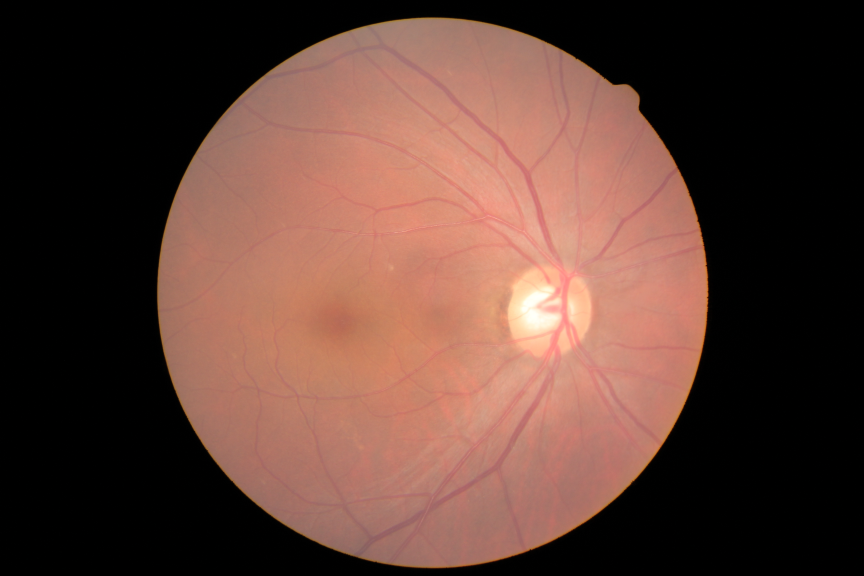
#> input picture dataset/1_normal/NL_094.png, 2592 x 1728 px (shown at 1/3 size); its folder holds only this picture in this run
$ jupyter execute --allow-errors Channel_diagram.ipynb   (older library calls are emulated)
#> lines starting #> are read from the running program, lines starting #| are printed output that depends on the picture; after the words box and inside, x2 and y2 are one past the last pixel; in counts of white or black regions, pixels touching at a corner belong together
[cell 1]
import warnings

warnings.filterwarnings('ignore')

from sklearn.model_selection import train_test_split
from tqdm import tqdm
import imgaug as ia
import imgaug.augmenters as iaa

import numpy as np
import matplotlib.pyplot as plt
import seaborn as sns
from skimage import io
import skimage
import os
from skimage.color import rgb2hsv
from skimage.color import rgb2gray
import scipy.misc
import imageio
import pandas as pd
from skimage.filters.rank import entropy
from skimage.morphology import disk
from skimage import img_as_ubyte
import cv2
from scipy import ndimage
from sklearn.utils import resample
import itertools

[cell 2]
DATASET_PATH = r"../dataset/"
IMAGE_WIDTH = 128
IMAGE_HEIGHT = 128
EPOCHS = 30
BATCH_SIZE = 32
SEED = 42
dataset_folders = []  # to keep main folder names
total = 0
print(f"There are {len(os.listdir(DATASET_PATH))} folder in dataset.")
for path in sorted(os.listdir(DATASET_PATH)):
    print(f"\t-There are {len(os.listdir(DATASET_PATH + path))} images in {path} folder.")
    total += len(os.listdir(DATASET_PATH + path))  # add element size of the current folder to total variable
    dataset_folders.append(DATASET_PATH + path)  # add current folder path to dataset_folders
#> pass 2 of the loop `for path in sorted(os.listdir(DATASET_PATH)):`:

# Create an empty dataframe
df = pd.DataFrame(0,
                  columns=['paths',
                           'class_label'],
                  index=range(total))
# store each image path in the dataframe
# class labels -> 0:Normal 1:Cataract 2:Glaucoma 3:RetinaDisease
i = 0
for p, path in enumerate(dataset_folders):  # main folders
    for sub_path in sorted(os.listdir(path)):  #images
        df.iloc[i, 0] = path + "/" + sub_path
        df.iloc[i, 1] = p
        i += 1
#> pass 2 of the loop `for p, path in enumerate(dataset_folders):`:
# Display some examples for the created DataFrame
# print(df.sample(frac=1, random_state=SEED).head(10))
#> (the rest of this cell did not finish here and is left out)

[cell 3]
def create_dataset(df):
    # Creating dataset
    images = []
    labels = []
    index = 0
    for path in tqdm(df['paths']):
        #According to parameter, we apply some preprocesses here. default=0
        img = cv2.imread(path)  #read image from file
#> img is the input picture: shape (1728, 2592, 3); mean B, G, R 53.6, 62.7, 93.3
        img= cv2.cvtColor(img,cv2.COLOR_BGR2RGB)
        label = [0, 0, 0, 0]
        label[df.iloc[index]["class_label"]] += 1
        index += 1
        images.append(img)
        labels.append(label)
#> pass 2 of the loop in create_dataset, `for path in tqdm(df['paths']):`:
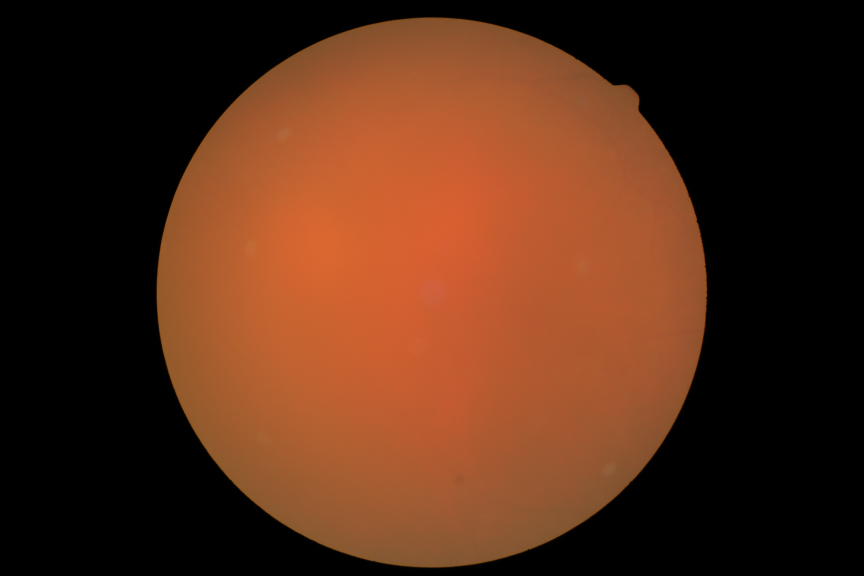
#> input picture dataset/2_cataract/cataract_010.png, 2592 x 1728 px (shown at 1/3 size)
#> in create_dataset, img is the input picture: shape (1728, 2592, 3); mean B, G, R 23.3, 43.9, 83.8
    images = np.array(images)
    labels = np.array(labels)
    return images, labels

[cell 4]
# Creating dataset and split the data
images, labels = create_dataset(df)
#> labels = [[1, 0, 0, 0], [0, 1, 0, 0]]
labels_names = ["Normal", "Cataract", "Glaucoma", "Retina Disease"]

[cell 5]
red = cv2.calcHist(images,[0],None,[256],[0,256])
#> red = 256 values, max 1792538 at index 0, min 80 at index 89, mean 17496
green = cv2.calcHist(images,[1],None,[256],[0,256])
#> green = 256 values, max 1689249 at index 0, min 100 at index 56, mean 17496
blue = cv2.calcHist(images,[2],None,[256],[0,256])
#> blue = 256 values, max 1732348 at index 0, min 0 at index 251, mean 17496

[cell 6]
plt.plot(red,color='r')
plt.plot(green,color='g')
plt.plot(blue,color='b')
plt.xlabel("Pixel value")
plt.ylabel("Frequency")
plt.title("Color Distribution on Raw Data")
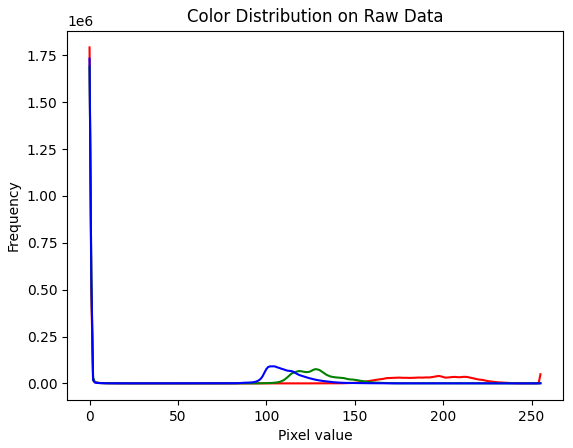
#> figure drawn by matplotlib, 1 panel; curve peaks at x = 0, y = 1792538; curve peaks at x = 0, y = 1689249; curve peaks at x = 0, y = 1732348

[cell 7]
#Cropping image to avoid from unnecessary black areas
def deleteBlackAreas(filename):
#> called with filename = '../dataset/1_normal/NL_094.png'
    image_size = (IMAGE_WIDTH, IMAGE_HEIGHT)
    img = cv2.imread(filename)  #read image from file
    gray = cv2.cvtColor(img, cv2.COLOR_BGR2GRAY)  # convert to grayscale
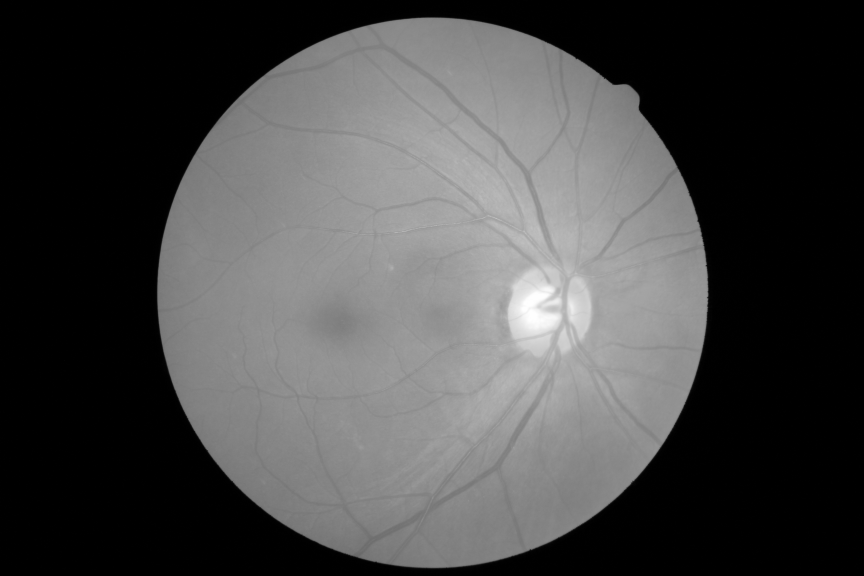
#> gray: shape (1728, 2592) (shown at 1/3 size); min 0, max 254, mean 70.8
    _, thresh = cv2.threshold(gray, 10, 255, cv2.THRESH_BINARY)  # turn it into a binary image
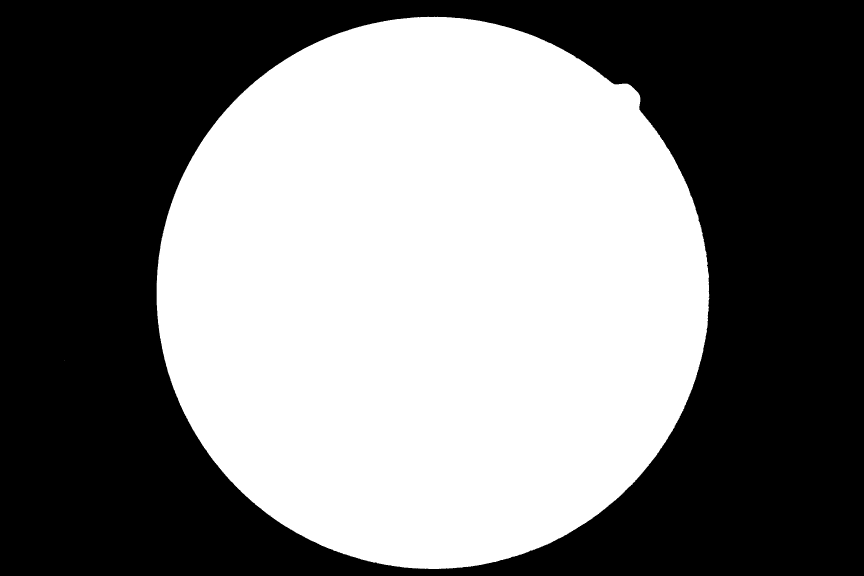
#> thresh: shape (1728, 2592) (shown at 1/3 size); 48.2% white; 2 white regions (1 under 20 px)
    contours, hierarchy = cv2.findContours(thresh, cv2.RETR_EXTERNAL, cv2.CHAIN_APPROX_SIMPLE)  # find contours
#> contours = 2 contours, 1 with area under 20; largest, box (x1, y1, x2, y2) and area: (470, 50, 2129, 1707) 2155438
    if len(contours) != 0:
        #find the biggest area
        cnt = max(contours, key=cv2.contourArea)
#> cnt = contour of 2562 points, box (x1, y1, x2, y2) (470, 50, 2129, 1707), area 2155438

        #find the bounding rect
        x, y, w, h = cv2.boundingRect(cnt)
#> x = 470; y = 50; w = 1659; h = 1657

        crop = img[y:y + h, x:x + w]  # crop image
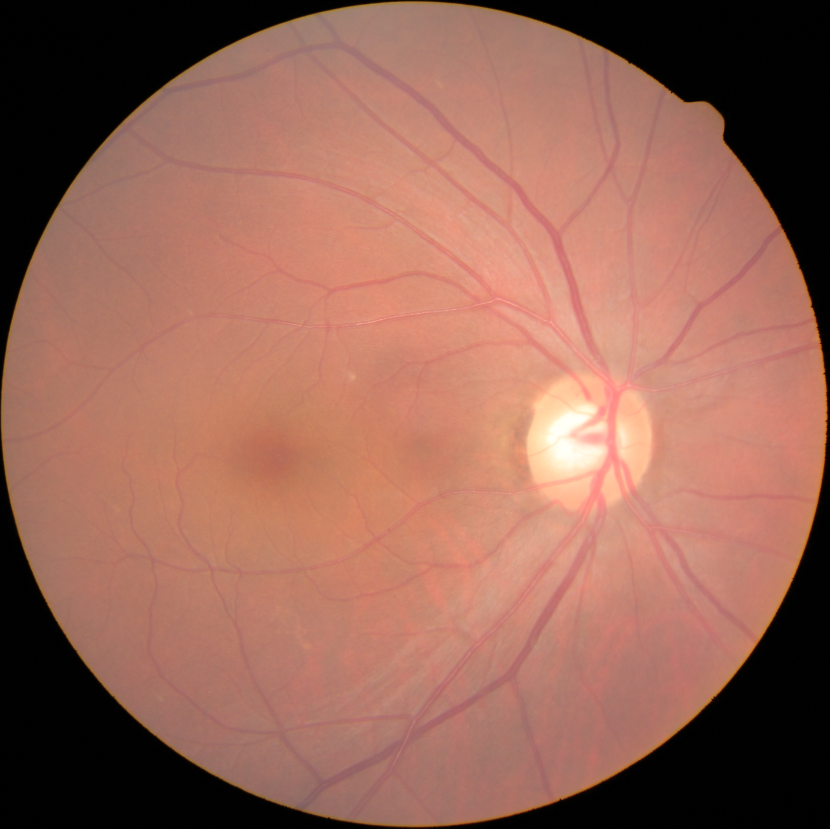
#> crop: shape (1657, 1659, 3) (shown at 1/2 size); mean B, G, R 87.1, 102, 151.8
        crop1 = cv2.cvtColor(cv2.resize(crop, image_size, interpolation=cv2.INTER_AREA),
                             cv2.COLOR_BGR2RGB)  # resize to image_size and change color space from BGR to RGB for matplotlib
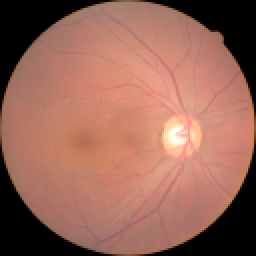
#> crop1: shape (128, 128, 3) (shown 2 times larger); mean R, G, B 151.8, 102, 87.1
        return crop1
    else:
        return cv2.cvtColor(cv2.resize(img, image_size, interpolation=cv2.INTER_AREA), cv2.COLOR_BGR2RGB)

def create_dataset_2(df):
    # Creating dataset
    images = []
    labels = []
    index = 0
    for path in tqdm(df['paths']):
        #According to parameter, we apply some preprocesses here. default=0
        img = deleteBlackAreas(path)  #deleting black areas. Initial preprocess
        label = [0, 0, 0, 0]
        label[df.iloc[index]["class_label"]] += 1
        index += 1
        images.append(img)
        labels.append(label)
#> pass 2 of the loop in create_dataset_2, `for path in tqdm(df['paths']):`:
#> in deleteBlackAreas (call 2), `_, thresh = cv2.threshold(gray, 10, 255, cv2.THRESH_BINARY)`:
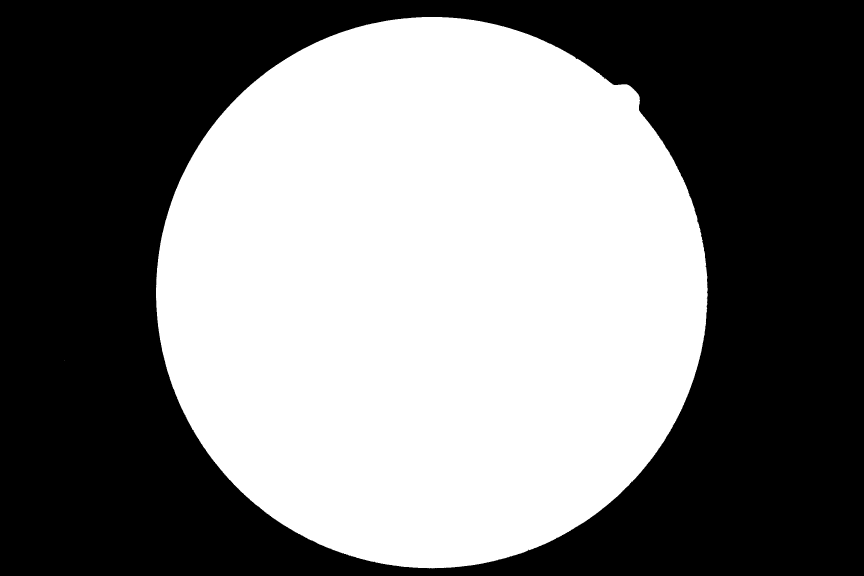
#> thresh: shape (1728, 2592) (shown at 1/3 size); 48% white; 2 white regions (1 under 20 px)
#> contours = 2 contours, 1 with area under 20; largest, box (x1, y1, x2, y2) and area: (468, 51, 2123, 1705) 2147656
#> cnt = contour of 2505 points, box (x1, y1, x2, y2) (468, 51, 2123, 1705), area 2147656
#> x = 468; y = 51; w = 1655; h = 1654
#> crop: shape (1654, 1655, 3)
#> in deleteBlackAreas (call 2), `crop1 = cv2.cvtColor(cv2.resize(crop, image_size, interpolation=cv2.IN..`:
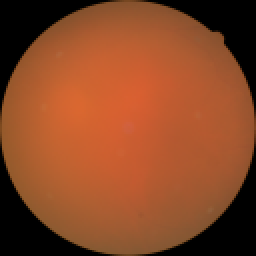
#> crop1: shape (128, 128, 3) (shown 2 times larger); mean R, G, B 137, 71.6, 37.9
    images = np.array(images)
    labels = np.array(labels)
    return images,labels

[cell 8]
# Creating dataset and split the data
images, labels = create_dataset_2(df)

[cell 9]
red = cv2.calcHist(images, [0], None, [256], [0, 256])
#> red = 256 values, max 3017 at index 0, min 0 at index 44, mean 64
green = cv2.calcHist(images, [1], None, [256], [0, 256])
#> green = 256 values, max 2938 at index 0, min 0 at index 30, mean 64
blue = cv2.calcHist(images, [2], None, [256], [0, 256])
#> blue = 256 values, max 3003 at index 0, min 0 at index 174, mean 64

[cell 10]
plt.plot(red, color='r')
plt.plot(green, color='g')
plt.plot(blue, color='b')
plt.xlabel("Pixel value")
plt.ylabel("Frequency")
plt.title("Color Distribution after 1st Preprocess")
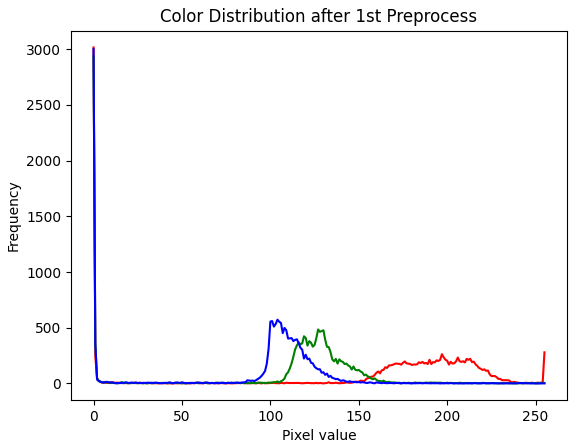
#> figure drawn by matplotlib, 1 panel; curve peaks at x = 0, y = 3017; curve peaks at x = 0, y = 2938; curve peaks at x = 0, y = 3003
